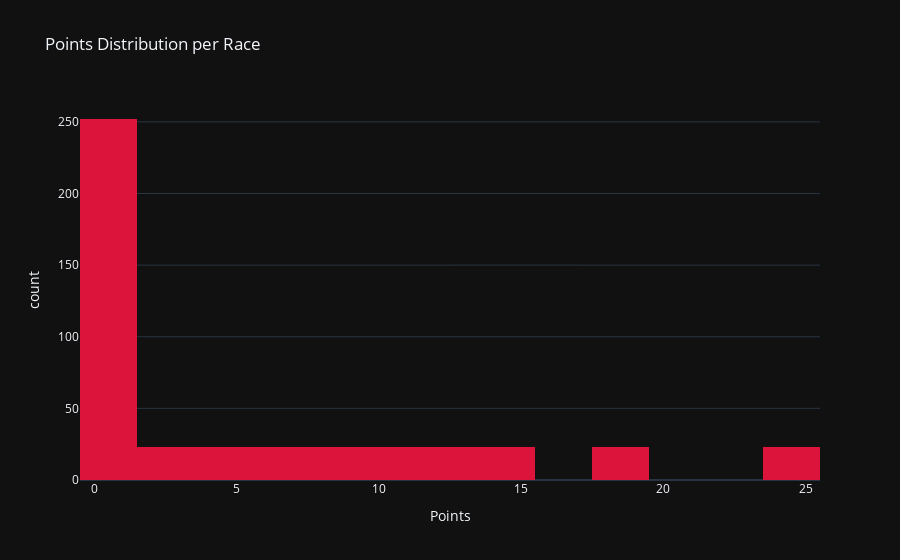

The code cell stored with this chart in its notebook:
### Code cell
# Points Distribution
fig = px.histogram(df_race, x='Points', nbins=15, title='Points Distribution per Race',
                   color_discrete_sequence=['crimson'])
fig.update_layout(template='plotly_dark')
fig.show()

### Figure 1 — Plotly figure (JSON) as saved in the notebook; plotly's stock layout.template omitted (floating-point values rounded to 4 significant figures; data arrays with more than 128 entries replaced by an {"elided": "..."} marker saying what was removed)
{"data": [{"alignmentgroup": "True", "bingroup": "x", "hovertemplate": "Points=%{x}<br>count=%{y}<extra></extra>", "legendgroup": "", "marker": {"color": "crimson", "pattern": {"shape": ""}}, "name": "", "nbinsx": 15, "offsetgroup": "", "orientation": "v", "showlegend": false, "type": "histogram", "x": {"elided": "459 int values"}, "xaxis": "x", "yaxis": "y"}], "layout": {"barmode": "relative", "legend": {"tracegroupgap": 0}, "title": {"text": "Points Distribution per Race"}, "xaxis": {"anchor": "y", "domain": [0, 1], "title": {"text": "Points"}}, "yaxis": {"anchor": "x", "domain": [0, 1], "title": {"text": "count"}}}}
